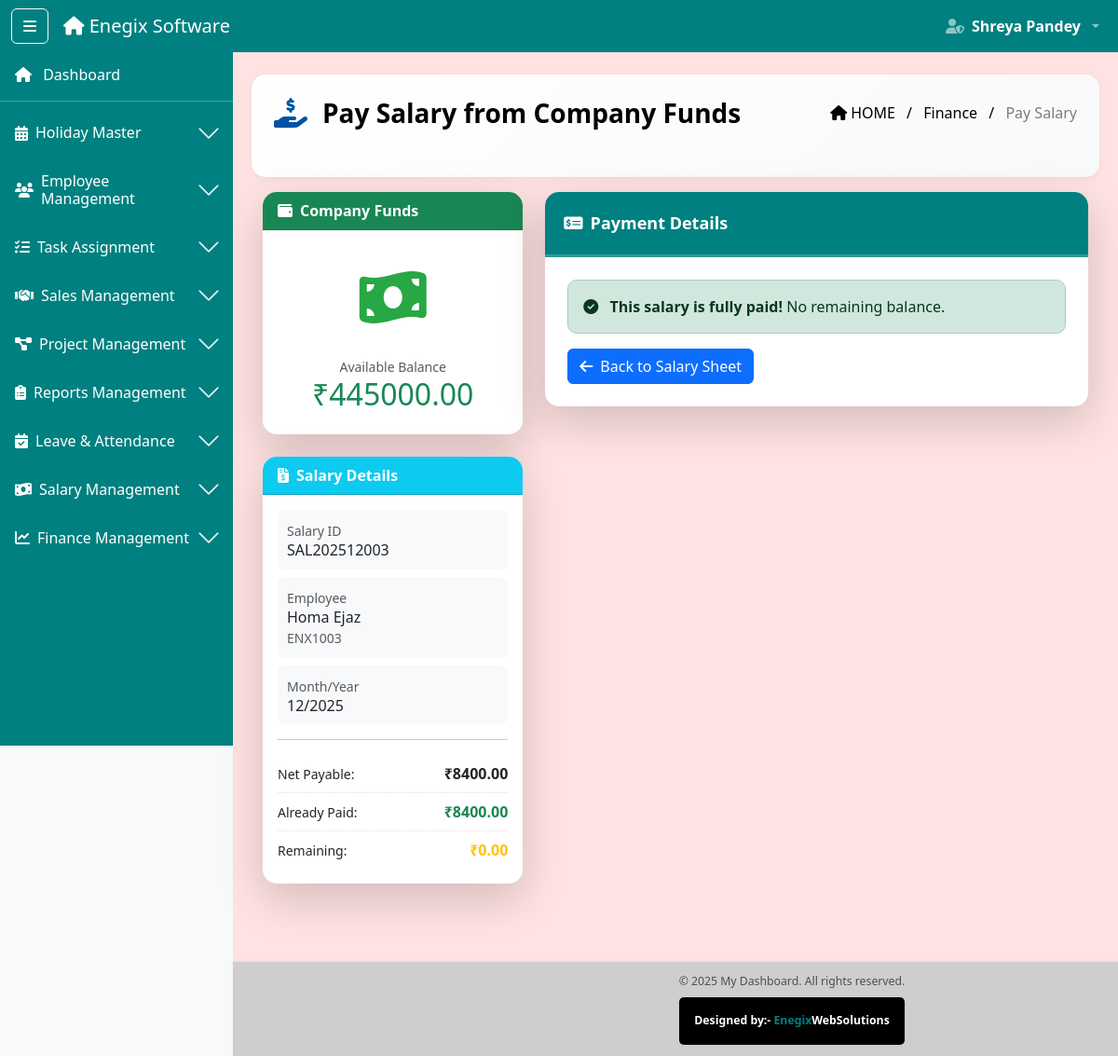
The page /salary/18/pay-from-funds/ (signed in) on the database its author committed.
### software_app/models.py (models this page shows, shortened)
class CompanyFunds(models.Model):
    total_funds = models.DecimalField(max_digits=12, decimal_places=2, default=0)
    total_received_from_clients = models.DecimalField(max_digits=12, decimal_places=2, default=0)
    total_paid_as_salary = models.DecimalField(max_digits=12, decimal_places=2, default=0)
    total_profit = models.DecimalField(max_digits=12, decimal_places=2, default=0)
    last_updated = models.DateTimeField(auto_now=True)
    updated_by_name = models.CharField(max_length=100, blank=True, null=True)
    class Meta:
        verbose_name = "Company Funds"
        verbose_name_plural = "Company Funds"

class MonthlySalary(models.Model):
    salary_id = models.CharField(max_length=20, unique=True, editable=False)
    employee = models.ForeignKey(Employee, on_delete=models.CASCADE, related_name='monthly_salaries')
    employee_id_display = models.CharField(max_length=10)
    employee_name = models.CharField(max_length=100)
    month = models.IntegerField(help_text="Month (1-12)")
    year = models.IntegerField(help_text="Year")
    fund_transaction = models.ForeignKey(
        'FundTransaction',
        on_delete=models.SET_NULL,
        null=True,
        blank=True,
        related_name='salary_payments'
    )
    payment_from_funds = models.BooleanField(
        default=False,
        help_text="Was this salary paid from company funds?"
    )
    base_salary = models.DecimalField(max_digits=10, decimal_places=2, default=0)
    per_day_salary = models.DecimalField(max_digits=10, decimal_places=2, default=0)
    total_present = models.IntegerField(default=0)
    total_absent = models.IntegerField(default=0)
    total_half_days = models.IntegerField(default=0)
    total_leaves = models.IntegerField(default=0)
    bonus = models.DecimalField(max_digits=10, decimal_places=2, default=0)
    travel_allowance = models.DecimalField(max_digits=10, decimal_places=2, default=0)
    pf_percent = models.DecimalField(max_digits=5, decimal_places=2, default=12.00)
    pf_amount = models.DecimalField(max_digits=10, decimal_places=2, default=0)
    esi_percent = models.DecimalField(max_digits=5, decimal_places=2, default=0.75)
    esi_amount = models.DecimalField(max_digits=10, decimal_places=2, default=0)
    gross_salary = models.DecimalField(max_digits=10, decimal_places=2, default=0)
    total_deductions = models.DecimalField(max_digits=10, decimal_places=2, default=0)
    net_payable = models.DecimalField(max_digits=10, decimal_places=2, default=0)
    paid_amount = models.DecimalField(max_digits=10, decimal_places=2, default=0)
    payment_date = models.DateField(null=True, blank=True)
    remaining_balance = models.DecimalField(max_digits=10, decimal_places=2, default=0)
    previous_balance = models.DecimalField(max_digits=10, decimal_places=2, default=0)
    is_saved = models.BooleanField(default=False, help_text="Data saved permanently")
    created_at = models.DateTimeField(auto_now_add=True)
    updated_at = models.DateTimeField(auto_now=True)
    class Meta:
        unique_together = ('employee', 'month', 'year')
        ordering = ['-year', '-month']

### software_app/decorators.py (the view)
        @wraps(view_func)
        def wrapper(request, *args, **kwargs):
            if 'user_id' not in request.session:
                messages.error(request, 'Please login first!')
                return redirect('login')
            user_role = request.session.get('role')
            if user_role not in allowed_roles:
                messages.error(request, 'You do not have permission to access this page!')
                return redirect('dashboard')
            return view_func(request, *args, **kwargs)

### software_app/context_processors.py (called while the page is built)
def user_context(request):
    return {
        'session_user_name': request.session.get('full_name', ''),
        'session_user_role': request.session.get('role', ''),
        'session_user_email': request.session.get('email', ''),
        'is_logged_in': 'user_id' in request.session,
    }

### software_app/views.py (called while the page is built, shortened)
@check_blocked_user
@login_required
@role_required(['admin', 'super_admin', 'hr'])
def pay_salary_from_funds(request, salary_id):
    salary = get_object_or_404(MonthlySalary, id=salary_id)
    company_funds = CompanyFunds.objects.get(id=1)
    context = {
        'salary': salary,
        'company_funds': company_funds,
        'today': date.today().isoformat()
    }
    return render(request, 'Finance/pay_salary_from_funds.html', context)

### software_app/templates/Finance/pay_salary_from_funds.html (shortened to what this page needs)
{% extends 'base2.html' %}
{% load static %}
{% block content %}
<div class="ribbon-header d-flex justify-content-between align-items-center px-4 pb-5 mb-3" style="color: black">
  <div class="d-flex align-items-center">
    <i class="fas fa-hand-holding-usd me-3 fs-2" style="color: #0152a4;"></i>
    <div class="fw-bold fs-3">Pay Salary from Company Funds</div>
  </div>
  <div class="breadcrumb-text text-end">
    <span class="text-black"><i class="fas fa-home me-1"></i>HOME</span>
    <span class="mx-2 text-black">/</span>
    <span class="text-black">Finance</span>
    <span class="mx-2 text-black">/</span>
    <span class="text-black-50">Pay Salary</span>
  </div>
</div>
<div class="container-fluid mt-2">
  <div class="row">
    <div class="col-md-4">
      <div class="card shadow-lg mb-4 modern-card">
        <div class="card-header bg-success text-white fw-bold">
          <i class="fas fa-wallet me-2"></i>Company Funds
        </div>
        <div class="card-body text-center p-4">
          <div class="funds-icon mb-3">
            <i class="fas fa-money-bill-wave"></i>
          </div>
          <small class="text-muted d-block">Available Balance</small>
          <h2 class="text-success mb-0">₹{{ company_funds.total_funds|floatformat:2 }}</h2>
        </div>
      </div>
      <div class="card shadow-lg mb-4 modern-card">
        <div class="card-header bg-info text-white fw-bold">
          <i class="fas fa-file-invoice-dollar me-2"></i>Salary Details
        </div>
        <div class="card-body">
          <div class="info-item mb-2">
            <small class="text-muted">Salary ID</small>
            <h6 class="mb-0">{{ salary.salary_id }}</h6>
          </div>
          <div class="info-item mb-2">
            <small class="text-muted">Employee</small>
            <h6 class="mb-0">{{ salary.employee_name }}</h6>
            <small class="text-muted">{{ salary.employee_id_display }}</small>
          </div>
          <div class="info-item mb-2">
            <small class="text-muted">Month/Year</small>
            <h6 class="mb-0">{{ salary.month }}/{{ salary.year }}</h6>
          </div>
          <hr>
          <div class="summary-item">
            <small>Net Payable:</small>
            <strong class="float-end">₹{{ salary.net_payable|floatformat:2 }}</strong>
          </div>
          <div class="summary-item">
            <small>Already Paid:</small>
            <strong class="float-end text-success">₹{{ salary.paid_amount|floatformat:2 }}</strong>
          </div>
          <div class="summary-item">
            <small>Remaining:</small>
            <strong class="float-end text-warning">₹{{ salary.remaining_balance|floatformat:2 }}</strong>
          </div>
        </div>
      </div>
    </div>
    <div class="col-md-8">
      <div class="card shadow-lg mb-4 modern-card">
        <div class="card-header table-title-bar fw-bold text-white d-flex align-items-center">
          <i class="fas fa-money-check-alt me-2"></i>
          Payment Details
        </div>
        <div class="card-body p-4">
          {% if salary.remaining_balance <= 0 %}
          <div class="alert alert-success">
            <i class="fas fa-check-circle me-2"></i>
            <strong>This salary is fully paid!</strong> No remaining balance.
          </div>
          <a href="{% url 'salary_sheet' %}" class="btn btn-primary">
            <i class="fas fa-arrow-left me-2"></i>Back to Salary Sheet
          </a>
          {% endif %}
        </div>
      </div>
    </div>
  </div>
</div>
{% endblock %}

### software_app/templates/navbar2.html (shortened to what this page needs)
{% load static %}
<nav class="navbar navbar-expand-lg navbar-dark table-title-bar fixed-top">
  <div class="container-fluid">
    <button class="btn btn-outline-light me-3" id="sidebarToggle">
      <i class="fas fa-bars"></i>
    </button>
    <a class="navbar-brand" href="{% url 'dashboard' %}">
      <i class="fa-solid fa-house"></i> Enegix Software
    </a>
    <ul class="navbar-nav ms-auto">
      <li class="nav-item dropdown">
        <a class="nav-link dropdown-toggle d-flex align-items-center gap-2"
           href="#"
           role="button"
           data-bs-toggle="dropdown">
          {% if request.session.role == 'super_admin' %}
            <i class="fas fa-user-shield fw-bold"></i>
          {% elif request.session.role == 'admin' or request.session.role == 'hr' %}
            <i class="fas fa-user-tie fw-bold"></i>
          {% elif request.session.role == 'developer' %}
            <i class="fas fa-code fw-bold"></i>
          {% elif request.session.role == 'sales' %}
            <i class="fas fa-chart-line fw-bold"></i>
          {% elif request.session.role == 'seos' %}
            <i class="fas fa-search fw-bold"></i>
          {% elif request.session.role == 'digital_marketing' %}
            <i class="fas fa-bullhorn fw-bold"></i>
          {% else %}
            <i class="fas fa-user-circle"></i>
          {% endif %}
          <span class="text-white fw-bold">
            {{ request.session.full_name }}
          </span>
        </a>
      </li>
    </ul>
  </div>
</nav>

### software_app/static/css/style.css (style rules this page uses)
body { min-height: 100vh; background-color: #f8f9fa; transition: margin-left 0.3s ease; display: flex; flex-direction: column; }
html, body { overflow-x: hidden; width: 100%; }
.navbar { z-index: 1100; position: fixed; top: 0; left: 0; right: 0; }
.table-title-bar { background-color:#008080; }

### software_app/templates/Finance/pay_salary_from_funds.html (style rules this page uses)
.modern-card { border-radius: 15px; border: none; overflow: hidden; }
.card-header.table-title-bar { padding: 20px; font-size: 18px; border-bottom: 3px solid rgba(255,255,255,0.2); }
.ribbon-header { background: linear-gradient(135deg, #ffffff 0%, #f8f9fa 100%); border-radius: 15px; padding: 20px; margin-bottom: 20px; box-shadow: 0 2px 10px rgba(0,0,0,0.05); }
.funds-icon { font-size: 64px; color: #28a745; }
.info-item { padding: 10px; background: #f8f9fa; border-radius: 8px; }
.summary-item { padding: 8px 0; border-bottom: 1px dotted #dee2e6; }
.summary-item:last-child { border-bottom: none; }
.alert { border-radius: 10px; }

### rows shown on the page
CompanyFunds: session.full_name "Shreya Pandey", total_funds "445000.00"
MonthlySalary: salary_id "SAL202512003", employee_name "Homa Ejaz", employee_id_display "ENX1003", month "12", year "2025", net_payable "8400.00", paid_amount "8400.00", remaining_balance "0.00"
